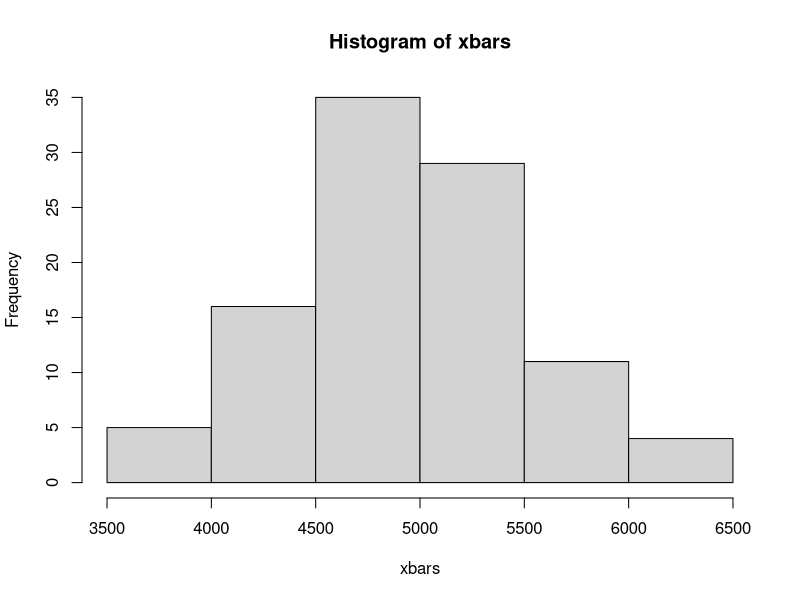

Here is the R script that generated this plot:
# sample script


# population
X = sample(1:10000, size = 2000, replace = TRUE)

# parameters
mu = mean(X)
sigma = sd(X)


# CLT
# xbars follow a Normal distribution (mu, sigma/sqrt(n))
sample_size = 30

num_samples = 100

xbars = matrix(0, ncol = num_samples)

for (i in 1:num_samples) {
  xbars[i] = mean(sample(X, size = sample_size))
}

# distribution
hist(xbars)

